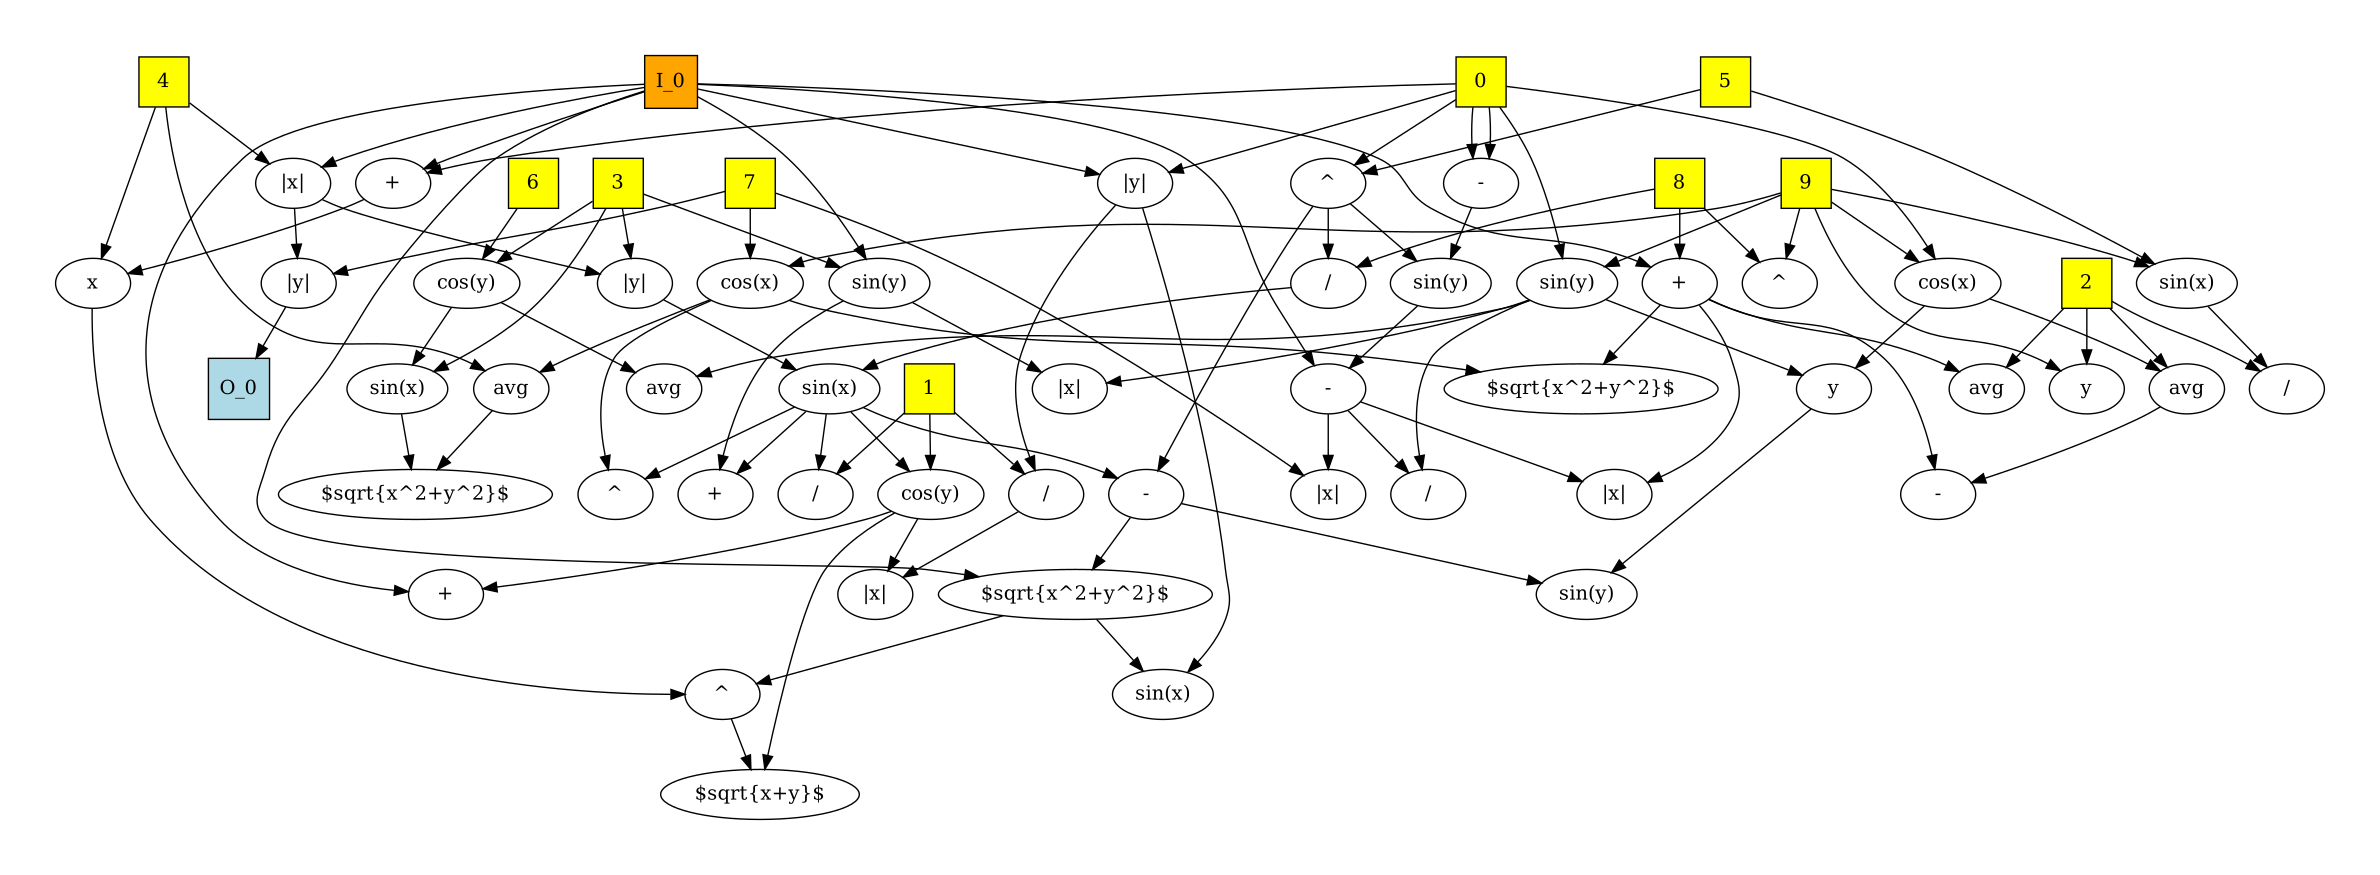

This chart was generated by the following Python code:
import numpy as np
import matplotlib.pyplot as plt
from numpy import random, sin, cos, tan, sqrt, exp, log, abs, floor, ceil
from math import log, pi
def sphere(coord):
	res = 0
	return sum([res+(x**2) for x in coord])
def sine(coord):
	res = 0
	return sum([res+(sin(x)) for x in coord])
def sqare_root(coord):
	return sqrt(coord)
def line(coord):
	res = 0
	return sum([res+(x*2) for x in coord])
def ackley(coord):
	res = 0
	for x in coord:
		res += -20*exp(-0.2*sqrt(1*x**2))-exp(1*cos(2*pi*x))+exp(1)+20
	return res
def gramacy_lee(x):
	x = x[0]
	return sin(10*pi*x)/(2*x)+(x-1)**4
def rastrigin(coord):
	res = 0
	return sum([res+(10+x**2-10*cos(2*pi*x)) for x in coord])
def dixon_price(coord):
	res = 0
	return sum([res+(x-1)**2+(2*x**2-x)**2 for x in coord])
def michalewicz(coord):
	res = 0
	return sum([res+(-1*sin(x)*sin(x**2/pi)**2*10) for x in coord])

def x(x,y):
	return x
def y(x, y):
	return y
def add(x,y):
	return x+y
def sub(x,y):
	return x-y
def mul(x,y):
	return x*y
def div(x,y):
	if y == 0.0:
		return 0
	return x/y
def powe(x,y):
	if(x <= 0):
		return 0
	if(y==1):
		return 1
	return x**y
def sin_x(x,y):
	return sin(x)
def sin_y(x,y):
	return sin(y)
def cos_x(x,y):
	return cos(x)
def cos_y(x,y):
	return cos(y)
def exp_x(x,y):
	return exp(x)
def exp_y(x,y):
	return exp(y)
def loga(x,y):
	if y < 0.001:
		y=0.001
	return np.emath.logn(x,y)

def sqrt_x_y(x,y):
	if x+y < 0:
		return 0
	else:
		return(sqrt(x+y))
def distance(x,y):
	return sqrt(x**2+y**2)
def abs_x(x,y):
	return abs(x)
def abs_y(x,y):
	return abs(y)
def floor_x(x,y):
	return floor(x)
def floor_y(x,y):
	return floor(y)
def ceil_x(x,y):
	return ceil(x)
def ceil_y(x,y):
	return ceil(y)
def max_f(x,y):
	return max(x,y)
def min_f(x,y):
	return min(x,y)
def midpoint(x,y):
	return (x+y)/2

func = gramacy_lee
train_x = np.arange(0.5, 2.51, 0.05)
train_y = np.array([func([x]) for x in train_x]).flatten()
test_x = np.arange(11, 30.1, 1)
test_y = [func([y]) for y in test_x]
print(train_x)
print(train_y)
#print(powe(0)
max_t = 1 #max trials
max_g = 120 #max generations
max_n = 48 #max body nodes
max_c = 4 #max children
outputs = 1
inputs = 1
biases = np.arange(0, 10, 1).astype(np.int32)
bias = biases.shape[0] #number of biases
print(bias)
arity = 2

#bank = (add, sub, mul, div, x, y, cos_x, cos_y, sin_x, sin_y, powe, sqrt_x_y, distance, abs_x, abs_y, floor_x, floor_y, ceil_x, ceil_y, max_f, min_f, midpoint)
#bank_string = ("+", "-", "*", "/", "x", "y", "cos(x)","cos(y)", "sin(x)", "sin(y)", "^", "$\sqrt{x+y}$", "$sqrt{x^2+y^2}$", "|x|", "|y|", "$\lfloor{x}\rfloor$", "$\lfloor{y}\rfloor$", "$\lceil{x}\rceil$", "$\lceil{y}\rceil$", "max", "min", "avg")

bank = (add, sub, mul, div, x, y, cos_x, cos_y, sin_x, sin_y, powe, sqrt_x_y, distance, abs_x, abs_y, midpoint)
bank_string = ("+", "-", "*", "/", "x", "y", "cos(x)","cos(y)", "sin(x)", "sin(y)", "^", "$\sqrt{x+y}$", "$sqrt{x^2+y^2}$", "|x|", "|y|", "avg")

from scipy.stats import pearsonr
def rmse(preds, reals):
	return np.sqrt(np.mean((preds-reals)**2)) #copied from stack overflow

def corr(preds, reals, x=train_x):
	if any(np.isnan(preds)) or any(np.isinf(preds)):
		return -1
	r = pearsonr(preds, reals)[0]
	if np.isnan(r):
		r = 0
	return (1-r**2)

def run(ind, cur_node, inp_nodes, arity = arity):
	inp_size = inp_nodes.shape[0]
	#print(f"inp_size: {inp_size}")
	args = []
	for j in range(arity):
		if cur_node[j] < inp_size:
			#print(cur_node[j])
			args.append(inp_nodes[cur_node[j]])
		else:
			args.append(run(ind, ind[cur_node[j]-inp_nodes.shape[0]], inp_nodes))
	function = bank[cur_node[-1]]
	#print(args[0], args[1], function(args[0], args[1]))
	return function(args[0], args[1]) # so far 2d only
			

def run_output(ind, out_nodes, inp_nodes, arity = arity):
	inp_nodes = np.array(inp_nodes)
	#print(inp_nodes)
	outs = np.zeros(out_nodes.shape,)
	#print(f'inputs + biases = {inputs+bias}')
	#print(inp_nodes)
	#print(inp_nodes.shape[0])
	for i in np.arange(0, outs.shape[0], 1, np.int32):
		#print(ind[out_nodes[i]-inp_nodes.shape[0]])
		if out_nodes[i] < (inputs+bias):
			#print(f'out_node = {out_nodes[i]} | input = {inp_nodes[out_nodes[i]]}')
			outs[i] = inp_nodes[out_nodes[i]]
		else:
			#print(f'out_node = {out_nodes[i]} | input = {ind[out_nodes[i]-inp_nodes.shape[0]]}')
			outs[i] = run(ind, ind[out_nodes[i]-inp_nodes.shape[0]], inp_nodes)
	#print(outs)
	return outs

def fitness(data, targ, ind_base, output_nodes, opt = 0):
	data = np.array(data)
	out_x = np.zeros(data.shape[0])
	for x in range(data.shape[0]):
		if len(data.shape) <= 1:
			in_val = [data[x]]
		else:
			in_val = data[x, :]
		out_x[x] = run_output(ind_base, output_nodes, in_val)
	if opt == 1:
		return (out_x)
	return rmse(out_x, targ)
		

def mutate(ind, out, p_mut = 0.5, arity = arity, in_size = inputs+bias):
	for i in range(ind.shape[0]):
		for j in range(ind.shape[1]):
			if random.random() < p_mut: #mutate
				if j < arity:
					ind[i,j] = random.randint(0, i+in_size)
				else:
					ind[i,j] = random.randint(0, len(bank))
	for i in range(out.shape[0]):
		if random.random() < p_mut:
			out[i] = random.randint(0, ind.shape[0]+in_size)
	return ind, out

final_fit = []
for t in range(1, max_t+1):
	fit_track = []
	ind_base = np.zeros(((arity+1)*max_n,), np.int32)
	ind_base = ind_base.reshape(-1, arity+1) #for my sanity
	train_x_bias = np.zeros((train_x.shape[0], biases.shape[0]+1))
	train_x_bias[:, 0] = train_x
	train_x_bias[:, 1:] = biases
	#print(train_x_bias)
	#print(inputs+bias+max_n)

	#instantiate parent
	for i in range(0, max_n):
		#print(i < inputs+bias)
		for j in range(0, arity): #input
			if i < (inputs+bias):
				ind_base[i,j] = random.randint(0, (inputs+bias))
			else:
				ind_base[i,j] = random.randint(0, i+(inputs+bias))
		ind_base[i, -1] = random.randint(0, len(bank))
	#print("First Parent")
	#print(ind_base)
	output_nodes = random.randint(0, max_n+(inputs+bias), (outputs,), np.int32)

	#test = run_output(ind_base, output_nodes, np.array([10.0]))
	p_fit = fitness(train_x_bias, train_y, ind_base, output_nodes)
	fit_track.append(p_fit)
	#print(f"Pre-Run Parent Fitness: {p_fit}")
	for g in range(1, max_g+1):
		children = [mutate(ind_base.copy(), output_nodes.copy()) for x in range(0, max_c)]
		c_fit = [fitness(train_x_bias, train_y, child[0], child[1]) for child in children]
		#print(p_fit)
		#print(c_fit)

		if any(np.array(c_fit) <= p_fit):
			best = np.argmin(c_fit)
			ind_base = children[best][0].copy()
			output_nodes = children[best][1].copy()
			p_fit = np.min(c_fit)
		#print(f"Gen {g} Best Fitness: {p_fit}")
		#print(p_fit)
		fit_track.append(p_fit)
		#if(p_fit > 0.96):
		#	break
	
	print(f"Trial {t}: Best Fitness = {p_fit}")
	if p_fit < 0.4:
		break
	final_fit.append(p_fit)
	#fig, ax = plt.subplots()
	#ax = plt.plot(fit_track)
	#print(fit_track)
	#plt.show()
#print(final_fit)
print(biases)
print(ind_base)
print(output_nodes)
print('preds')
print(fitness(train_x_bias, train_y, ind_base, output_nodes, opt = 1))
#print(list(train_y))
import pickle
with open("cgp_output.pkl", "wb") as f:
	pickle.dump(biases, f)
	pickle.dump(ind_base, f)
	pickle.dump(output_nodes, f)

fig, ax = plt.subplots()
ax = plt.scatter(train_x, train_y)
ax = plt.scatter(train_x, fitness(train_x_bias, train_y, ind_base, output_nodes, opt = 1))
plt.show()

#export graph
import graphviz as gv
dot = gv.Digraph(comment=f'trial {t}')

total_layers = max_n+2 #input and output layers
#for l in range(total_layers):
#	dot.node(f"l_{l}", style="invisible")
#	if i > 0:
#		dot.edge(f"l_{l-1}", f"l_{l}", style="invisible")

first_body_node = inputs+bias
#print(first_body_node)

for i in range(inputs):
	dot.node(f'N_{i}', f'I_{i}', shape='square', rank='same', fillcolor = 'orange', style='filled')
#	dot.edge("l_0", f"N_{i}", style='invisible')
for b in range(bias):
	dot.node(f'N_{b+inputs}', f"{biases[b]}", shape='square', rank='same', fillcolor='yellow', style='filled')
#	dot.edge("l_0", f"N_{b}", style='invisible')
dot.attr(rank='same')
for n in range(first_body_node, max_n+first_body_node):

	node = ind_base[n-first_body_node]
	op = bank_string[node[-1]]
	dot.node(f'N_{n}', op)
	for a in range(arity):
		dot.edge(f'N_{node[a]}', f'N_{n}')
for o in range(outputs):
	node = output_nodes[o]
	dot.attr(rank='max')
	dot.node(f'O_{o}', f'O_{o}', shape='square', fillcolor='lightblue', style='filled')
	dot.edge(f'N_{node}', f'O_{o}')
#	dot.edge(f"l_{total_layers-1}", f'O_{o}')
dot.render('./cgp', view=True)

#active nodes only

def plot_active_nodes(name = "active_nodes", output_nodes = output_nodes, outputs=outputs, fb_node = first_body_node):
	active_graph = gv.Digraph(comment=f'trial {t} active nodes', strict = True)
	size = 0
	def plot_body_node(n_node):
		node = ind_base[n_node-first_body_node]
		op = bank_string[node[-1]]
		active_graph.node(f'N_{n_node}', op)
		for a in range(arity):
			prev_node = node[a]
			if prev_node < inputs: #inputs
				active_graph.node(f'N_{prev_node}', f'I_{prev_node}', shape='square', rank='same', fillcolor = 'orange', style='filled')
				active_graph.edge(f'N_{prev_node}', f'N_{n_node}')
			elif prev_node >= inputs and prev_node < first_body_node: #bias:
				active_graph.node(f'N_{prev_node}', f"{biases[prev_node-inputs]}", shape='square', rank='same', fillcolor='yellow', style='filled')
				active_graph.edge(f'N_{prev_node}', f'N_{n_node}')
			else:
				plot_body_node(prev_node)
				active_graph.edge(f'N_{prev_node}', f'N_{n_node}')
	for o in range(outputs):
		node = output_nodes[o]
		active_graph.node(f'O_{o}', f'O_{o}', shape='square', fillcolor='lightblue', style='filled')
		if node < inputs: #inputs
			active_graph.node(f'N_{node}', f'I_{node}', shape='square', rank='same', fillcolor = 'orange', style='filled')
			active_graph.edge(f'N_{node}', f'O_{o}')
		elif node >= inputs and node < first_body_node: #bias:
			active_graph.node(f'N_{node}', f"{biases[node-inputs]}", shape='square', rank='same', fillcolor='yellow', style='filled')
			active_graph.edge(f'N_{node}', f'O_{o}')
		else:
			plot_body_node(node)
			active_graph.edge(f'N_{node}', f'O_{o}')
	"""
	for x in active_graph:
		print(x)
		print('label' in x)
	print([1 if 'label' in x else 0 for x in active_graph])
	size = sum([1 if 'label' in x else 0 for x in active_graph])
	print(f'graph size = {size}')
	"""
	active_graph.render('./cgp_active_nodes', view=True)

def get_expression(output_nodes = output_nodes, outputs = outputs, fb_node = first_body_node):
	expressions = []
	def get_body_expressions(n_node):		
		node = ind_base[n_node-fb_node]
		op = bank_string[node[-1]]
		tokens = []
		for a in range(arity):
			prev_node = node[a]
			if prev_node < inputs:
				tokens.append(f'I_{prev_node}')
			elif prev_node > inputs and prev_node < fb_node:
				tokens.append(f'{biases[prev_node-inputs]}')
			else:
				if arity == 0:
					tokens.append(f'{get_body_expressions(prev_node)}')
				else:
					tokens.append(f'{get_body_expressions(prev_node)}')
		sub_expression = f'{op}({tokens[0]}, {tokens[1]})'
		return sub_expression
	
	for o in range(outputs):
		expressions.append("")
		expressions[o] = f"O_{o} = "
		prev_node = output_nodes[o]
		if prev_node < inputs: 
			expressions = expressions[o] + f'I_{prev_node}'
		elif prev_node > inputs and prev_node < fb_node:
			expressions[o] = expressions[o] + f'{biases[prev_node-inputs]}'
		else:
			expressions[o] += get_body_expressions(prev_node)
	#print(expressions)
	return(expressions)
	
plot_active_nodes()
expressions = get_expression()
for expression in expressions:
	print(expression)
